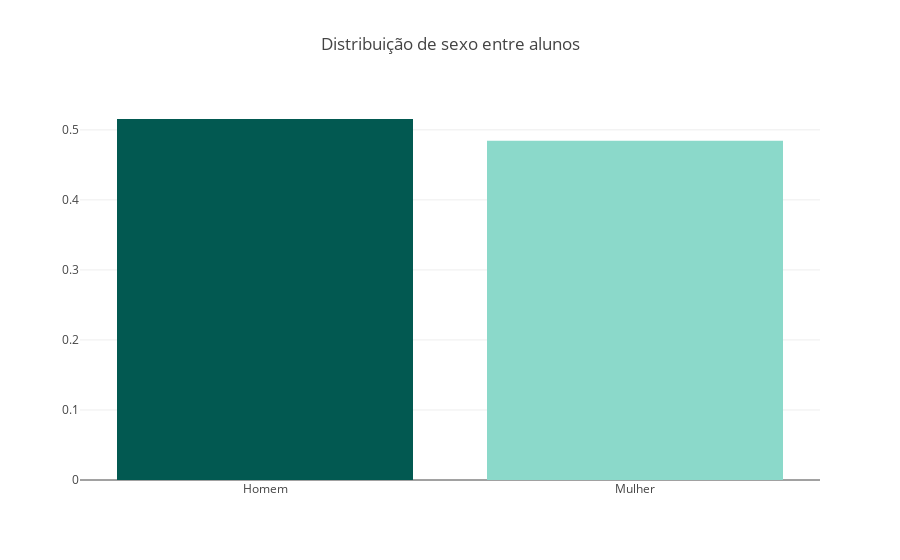
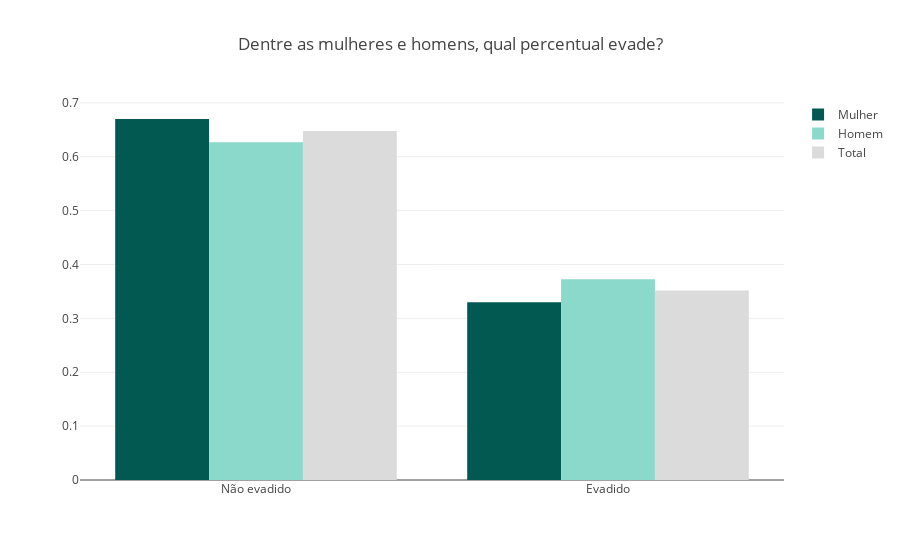

The cell these charts' notebook holds for them, in order:
### Code cell
title = 'Dentre as mulheres e homens, qual percentual evade?'
x = 'CAT_TP_SEXO'
categorias = {1: 'Homens', 2: 'Mulheres'}

plot_categoria(x, title, 'perc_sexo_evasao', title2='Distribuição de sexo entre alunos')

### Figure 1 — Plotly figure (JSON) as saved in the notebook; plotly's stock layout.template omitted (floating-point values rounded to 4 significant figures)
{"data": [{"marker": {"color": ["#025951", "#8BD9CA", "#BF7F30", "#F2C124", "#8C470B", "#DFC27D"]}, "type": "bar", "uid": "f14386c6-d62c-44df-b0cd-408a345a54de", "x": ["Homem", "Mulher"], "y": [0.5155, 0.4845]}], "layout": {"title": {"text": "Distribuição de sexo entre alunos"}}}

### Figure 2 — Plotly figure (JSON) as saved in the notebook; plotly's stock layout.template omitted (floating-point values rounded to 4 significant figures)
{"data": [{"marker": {"color": "#025951"}, "name": "Mulher", "type": "bar", "uid": "ac25c138-c19f-44d9-af36-fd96d6162bb9", "x": ["Não evadido", "Evadido"], "y": [0.6701, 0.3299]}, {"marker": {"color": "#8BD9CA"}, "name": "Homem", "type": "bar", "uid": "b5bfd484-ac31-4abf-8145-7940663db095", "x": ["Não evadido", "Evadido"], "y": [0.6272, 0.3728]}, {"marker": {"color": "#dbdbdb"}, "name": "Total", "type": "bar", "uid": "e3bcd3d8-ff24-407e-8de9-549deb3a8cf8", "x": ["Não evadido", "Evadido"], "y": [0.648, 0.352]}], "layout": {"title": {"text": "Dentre as mulheres e homens, qual percentual evade?"}}}
